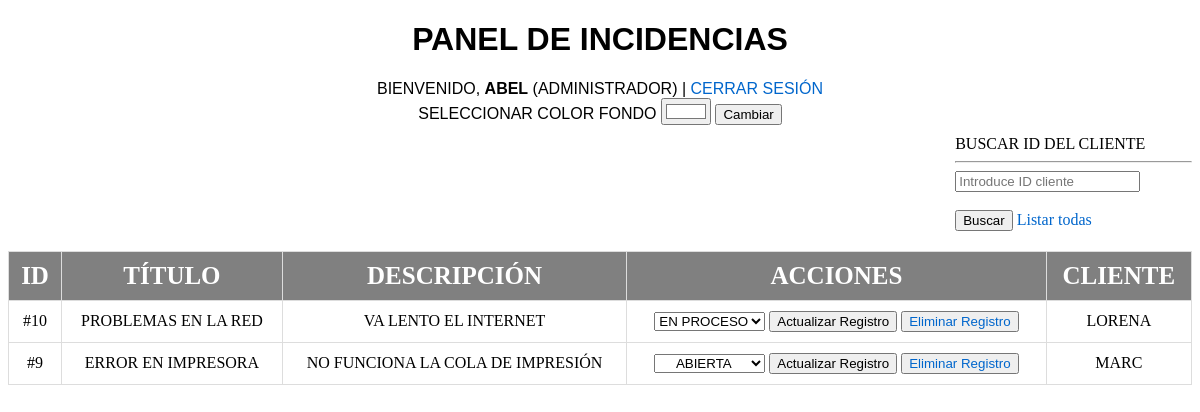
/index.php?accion=listar (signed in), run on the app's committed database.
### tables this page shows
CREATE TABLE `incidencias` (
  `id` int NOT NULL,
  `titulo` varchar(150) NOT NULL,
  `descripcion` text NOT NULL,
  `estado` enum('abierta','en_proceso','resuelta','') DEFAULT 'abierta',
  `id_cliente` int NOT NULL
);

CREATE TABLE `usuarios` (
  `id` int NOT NULL,
  `nombre` varchar(100) NOT NULL,
  `email` varchar(100) NOT NULL,
  `password` varchar(255) NOT NULL,
  `rol` enum('cliente','administrador') NOT NULL,
  `departamento` varchar(100) DEFAULT NULL,
  `telefono` varchar(15) DEFAULT NULL,
  `numero_empleado` varchar(50) DEFAULT NULL,
  `especialidad` varchar(100) DEFAULT NULL
);

### controllers/IncidenciasController.php (called while the page is built, shortened)
<?php
class IncidenciasController
{
    private $gestor;
    public function __construct()
    {
        $this->gestor = new IncidenciasManager;
    }
    public function listar()
    {
        $id_usuario = $_SESSION['id'];
        $rol = $_SESSION['rol'];
        $incidencias = $this->gestor->obtenerIncidencias($id_usuario, $rol);
        require_once 'views/listar_incidencias.php';
    }
}

### autoload.php (called while the page is built, shortened)
<?php
spl_autoload_register(function ($class) {
    $paths = ['models/', 'controllers/'];
    foreach ($paths as $path) {
        $file = __DIR__ . '/' . $path . $class . '.php';
        if (file_exists($file)) {
            return;
        }
    }
});

### models/Connection.php (called while the page is built, shortened)
<?php
class Connection
{
    protected $conn;
    private $configFile = "conf.json";
    private static $instance = null;
    public static function getInstance()
    {
        if (self::$instance === null) {
            self::$instance = new self();
        }
        return self::$instance;
    }
    private function makeConnection()
    {
        $confiData = file_get_contents($this->configFile);
        $array = json_decode($confiData, true);
        $dsn = "mysql:host=" . $array['host'] . ";dbname=" . $array['db'];
        $this->conn = new PDO($dsn, $array["userName"], $array["password"]);
    }
    public function getConn()
    {
        return $this->conn;
    }
}

### models/IncidenciasManager.php (called while the page is built, shortened)
<?php
class IncidenciasManager
{
    private $db;
    public function __construct()
    {
        $this->db = Connection::getInstance()->getConn();
    }
    public function obtenerIncidencias($id_usuario, $rol)
    {
        if ($rol === 'administrador') {
            $sql = "SELECT incidencias.*, usuarios.nombre AS nombre_cliente
                    FROM incidencias
                    INNER JOIN usuarios ON incidencias.id_cliente = usuarios.id
                    ORDER BY incidencias.id DESC";
            $stmt = $this->db->prepare($sql);
            $stmt->execute();
        } else {
            $sql = "SELECT * FROM incidencias WHERE id_cliente =:id_cliente ORDER BY id DESC";
            $stmt = $this->db->prepare($sql);
           $stmt->bindValue(':id_cliente', $id_usuario,PDO::PARAM_INT);
           $stmt->execute();
        }
        return $stmt->fetchAll(PDO::FETCH_ASSOC);
    }
}

### views/listar_incidencias.php (the view, shortened to what this page needs)
<?php
$nombreCookieUsuario = 'color_tema' . $_SESSION['id'];
$colorActual = $_COOKIE[$nombreCookieUsuario] ?? '#ffffff';
?>
<!DOCTYPE html>
<html lang="es">
<head>
    <link rel="stylesheet" href="css/estilo.css">
</head>
<body style="background-color: <?php echo $colorActual ?>;">
    <div>
        <header>
            <div class="usuario">
                <h1>Panel de Incidencias</h1>
                <div>
                    <?php if (isset($_SESSION['id'])): ?>
                        Bienvenido, <b><?= $_SESSION['nombre'] ?></b> (<?= $_SESSION['rol'] ?>) |
                        <a href="index.php?accion=logout">Cerrar Sesión</a>
                    <?php endif; ?>
                </div>
                <form action="index.php?accion=cambiar_color" method="POST">
                    <label for="escogerColor">Seleccionar color fondo</label>
                    <input type="color" id="escogerColor" name="color" value="<?php echo $colorActual; ?>">
                    <button type="submit">Cambiar</button>
                </form>
            </div>
        </header>
        <main>
            <div class= "panel-busqueda">
                <?php if ($_SESSION['rol'] === 'administrador'): ?>
                    <div >
                        <form method="POST" action="index.php?accion=buscar">
                            <label for="id_busqueda">BUSCAR ID DEL CLIENTE</label><br><hr>
                            <input type="number" id="id_busqueda" name="id_busqueda" placeholder="Introduce ID cliente"><br><br>
                            <button type="submit">Buscar</button>
                            <a href="index.php?accion=listar">Listar todas</a>
                        </form>
                    </div>
                <?php endif; ?>
            </div>
            <?php if (empty($incidencias)): ?>
                <p>No hay incidencias registradas en este momento.</p>
            <?php else: ?>
                <table>
                    <thead>
                        <tr>
                            <th>ID</th>
                            <th>Título</th>
                            <th>Descripción</th>
                            <th>Acciones</th>
                            <?php if ($_SESSION['rol']  === 'administrador'): ?>
                                <th>Cliente</th>
                            <?php endif; ?>
                        </tr>
                    </thead>
                    <tbody>
                        <?php foreach ($incidencias as $incidencia): ?>
                            <tr>
                                <td>#<?php echo $incidencia['id']; ?></td>
                                <td><?php echo $incidencia['titulo']; ?></td>
                                <td><?php echo $incidencia['descripcion']; ?></td>
                                <td>
                                    <?php if ($_SESSION['rol']  === 'administrador'): ?>
                                        <form action="index.php?accion=actualizar" method="POST" style="display:inline;">
                                            <select name="nuevo_estado">
                                                <option value="abierta" <?php echo $incidencia['estado'] == 'abierta' ? 'selected' : ''; ?>>Abierta</option>
                                                <option value="en_proceso" <?php echo $incidencia['estado'] == 'en_proceso' ? 'selected' : ''; ?>>En Proceso</option>
                                            </select>
                                            <button type="submit">Actualizar Registro</button>
                                        </form>
                                        <button type="submit"><a href="index.php?accion=eliminar&id=<?php echo $incidencia['id']; ?>">Eliminar Registro</a></button>
                                    <?php else: ?>
                                        <?php echo $incidencia['estado']; ?>
                                    <?php endif; ?>
                                </td>
                                <?php if ($_SESSION['rol']  === 'administrador'): ?>
                                    <td><?php echo $incidencia['nombre_cliente'] ?? 'Usuario Desconocido'; ?></td>
                                <?php endif; ?>
                            </tr>
                        <?php endforeach; ?>
                    </tbody>
                </table>
            <?php endif; ?>
        </main>
    </div>
</body>
</html>

### index.php (shortened to what this page needs)
<?php
require_once 'autoload.php';
$iController = new IncidenciasController();
$accion = $_GET['accion'] ?? 'login';
switch ($accion) {
    case 'listar':
    case 'crear':
    case 'actualizar':
    case 'eliminar':
    case 'cambiar_color':
    case 'buscar':
        if ($accion === 'listar') {
            $iController->listar();
        } elseif ($accion === 'crear') {
            $iController->crear();
        } elseif ($accion === 'actualizar') {
            $iController->actualizar();
        } elseif ($accion === 'eliminar') {
            $iController->eliminar();
        }elseif ($accion === 'cambiar_color') {
            $iController->cambioColor();
        }elseif ($accion === 'buscar'){
            $iController->buscar();
        }
        break;
}

### css/estilo.css (style rules this page uses)
table { width: 100%; border-collapse: collapse; margin-top: 20px; background-color: white; }
th, td { border: 1px solid #ddd; padding: 10px; text-align: left; }
th { background-color: gray; text-align: center; color: white; font-size: 25px; text-transform: uppercase; }
.usuario { background-color: white; font-family: Arial, Helvetica, sans-serif; margin-left: 25%; margin-right: 25%; text-align: center; text-transform: uppercase; }
a { text-decoration: none; color: #0066cc; }
td, select { text-align: center; text-transform: uppercase; }
.panel-busqueda { text-decoration: black; margin-top: 10px; margin-left: 80%; text-align: justify; }

### data on the page
incidencias: id "10", titulo "PROBLEMAS EN LA RED", descripcion "VA LENTO EL INTERNET", nuevo_estado "En Proceso", id_cliente.nombre "LORENA"
incidencias: id "9", titulo "ERROR EN IMPRESORA", descripcion "NO FUNCIONA LA COLA DE IMPRESIÓN", nuevo_estado "Abierta", id_cliente.nombre "MARC"

### other printed values
$_SESSION['nombre'] "ABEL"
$_SESSION['rol'] "ADMINISTRADOR"
